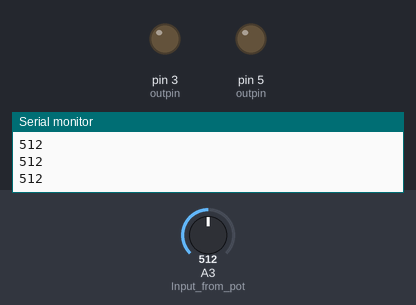
The sketch below on a simulated Arduino Uno, built with avr-gcc and run on an emulated ATmega328P. Parts: output pins drawn as LEDs (lit = HIGH), the last lines printed to the serial monitor. The test bench sets the inputs (shaded band); at power-on: A3 (Input_from_pot) = 512.

Above: at 1.2 s.
1.3 s: A3 (Input_from_pot) set to 716
At 2.2 s:
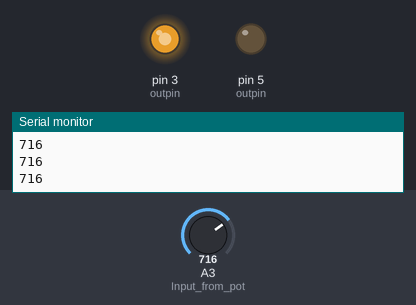
2.8 s: A3 (Input_from_pot) set to 751
At 3.4 s:
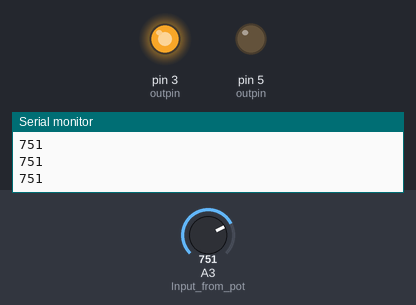
4.3 s: A3 (Input_from_pot) set to 768
At 5.5 s:
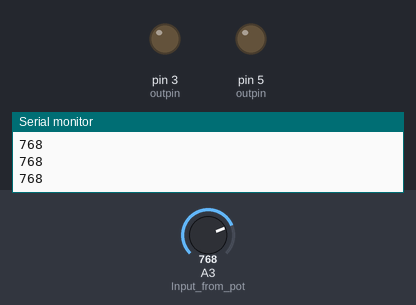
5.8 s: A3 (Input_from_pot) set to 900
At 7.0 s:
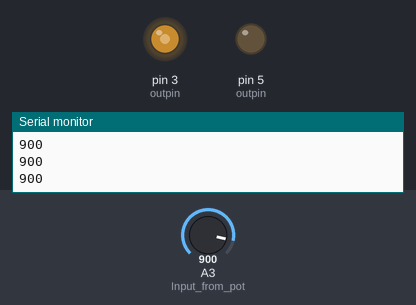
7.3 s: A3 (Input_from_pot) set to 306
At 8.0 s:
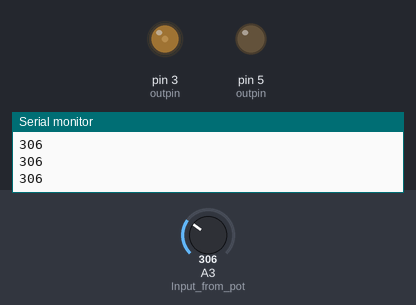
8.8 s: A3 (Input_from_pot) set to 0
At 9.2 s:
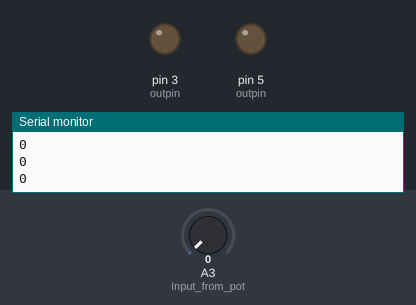
Timing chart, 0 to 11.3 s (numbered marks = the images above; inputs shaded):
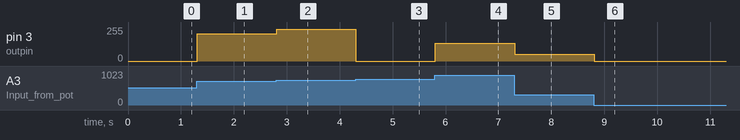

The sketch:

pottopwmled.ino
```cpp
int x; //pot value
int y; //for processing value
int outpin;//for assigning the output pin


void setup() {
  // put your setup code here, to run once:
  Serial.begin(9600); //starts the serial connection
  pinMode(A3,INPUT); //Input from pot
  pinMode(3,OUTPUT); //pwm output
  pinMode(5,OUTPUT); //2nd pwm output
  pinMode(4,INPUT); //Input button press
  outpin = 3;
}

void loop() {
  // put your main code here, to run repeatedly:
  if (digitalRead(4==HIGH)){ //swaps led output each button press
    if (outpin == 3){
      outpin = 5;
    }
    else{
      outpin = 3;
    }
  }
  x = analogRead(A3); //reads pot
  Serial.println(x); //pot raw value to serial terminal(for debugging)
  y = map(x,0,1023,0,254); //maps the input od adc to a value dac can use properly
  analogWrite(outpin,x); //writes the vale as apwm signal
}
```

Measured:
- the behaviour switches between 767 and 768 on A3 (Input_from_pot) (found by bisection; images 2 and 3)
- after the input at 1.3 s, pin 3 (outpin): 0/255 → 204/255 at once
- after the input at 2.8 s, pin 3 (outpin): 204/255 → 239/255 at once
- after the input at 4.3 s, pin 3 (outpin): 239/255 → 0/255 at once
- after the input at 5.8 s, pin 3 (outpin): 0/255 → 132/255 at once
- after the input at 7.3 s, pin 3 (outpin): 132/255 → 50/255 at once
- after the input at 8.8 s, pin 3 (outpin): 50/255 → 0/255 at once
